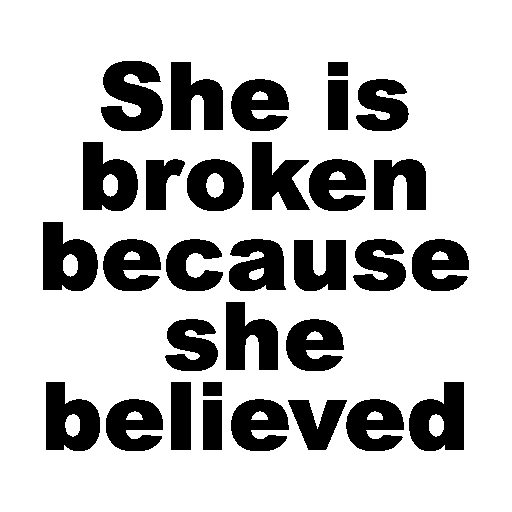
#> input picture nf1/a.tif, 512 x 512 px
$ python main.py
#> lines starting #> are read from the running program, lines starting #| are printed output that depends on the picture; after the words box and inside, x2 and y2 are one past the last pixel; in counts of white or black regions, pixels touching at a corner belong together
import cv2
import numpy as np

imga = cv2.imread('a.tif' , 0)
#> imga: shape (512, 512); 76.8% white; 31 black regions, largest, box (x1, y1, x2, y2) and area: (101, 61, 163, 131) 3002, (409, 382, 464, 451) 2659, (83, 142, 138, 211) 2651
imgb = cv2.imread('b.tif', 0)
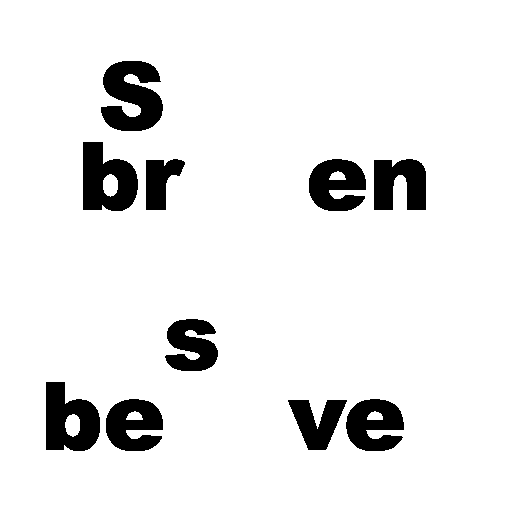
#> input picture nf1/b.tif, 512 x 512 px
#> imgb: shape (512, 512); 91.8% white; 10 black regions, largest, box (x1, y1, x2, y2) and area: (101, 61, 163, 131) 3002, (83, 142, 138, 211) 2651, (46, 382, 100, 451) 2596

result = np.zeros((imga.shape[0], imga.shape[1]), np.uint8)

for i in range(imga.shape[0]):
    for j in range(imga.shape[1]):
        result[i][j] = imga[i][j] - imgb[i][j] + 255
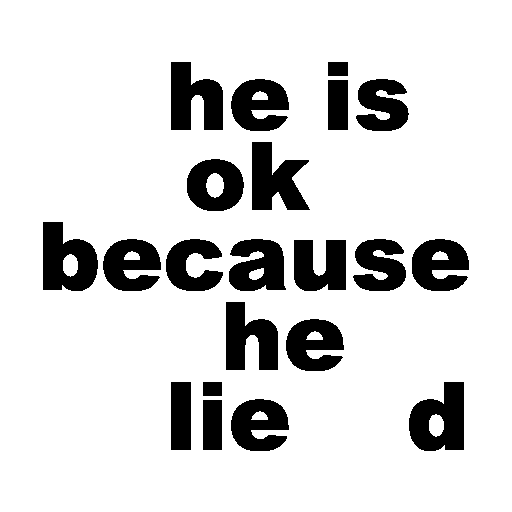
#> result: shape (512, 512); 85% white; 21 black regions, largest, box (x1, y1, x2, y2) and area: (409, 382, 464, 451) 2659, (43, 222, 98, 291) 2647, (252, 142, 310, 210) 2518

cv2.imwrite('new_img.tif', result)
cv2.imshow('result', result)
cv2.waitKey()
